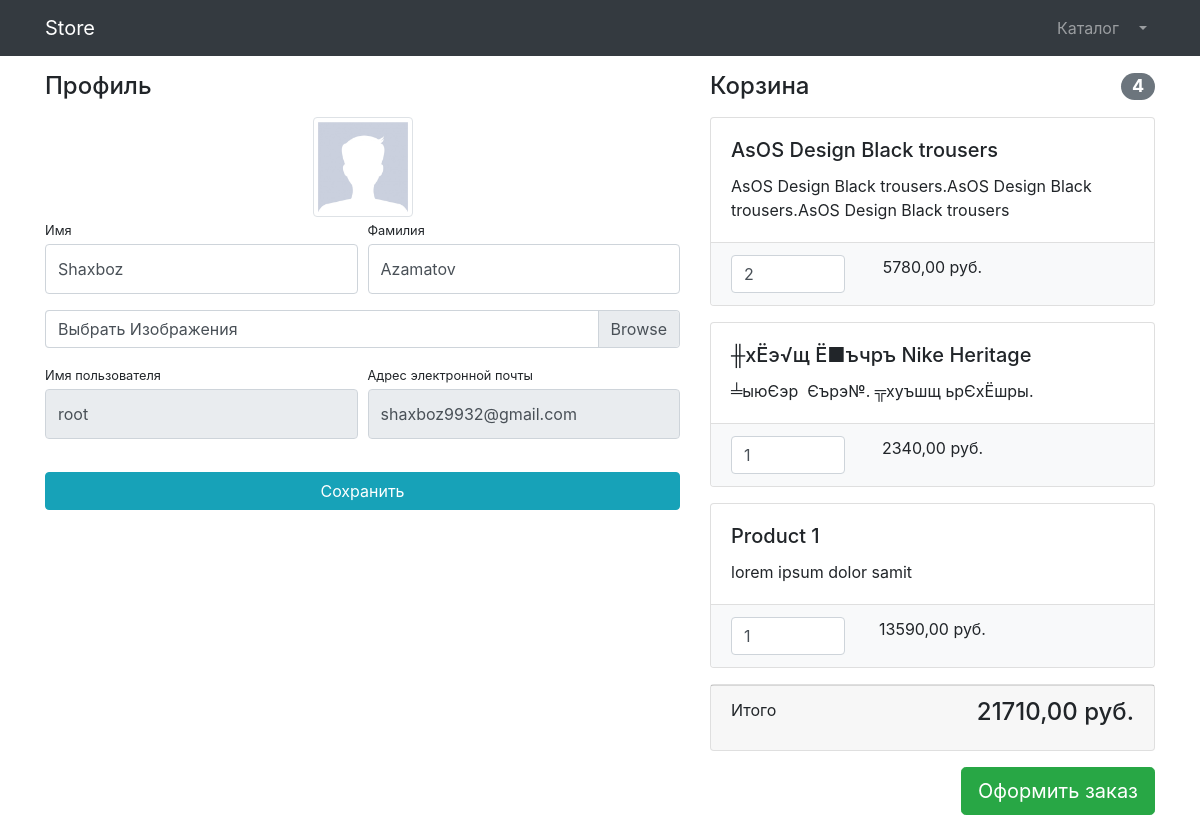
The page /users/profile/14/ (signed in) on the database its author committed.
### users/models.py (models this page shows)
class User(AbstractUser):
    image = models.ImageField(upload_to='users_image', null=True, blank=True)
    is_verification = models.BooleanField(default=False)

### products/models.py (models this page shows, shortened)
class Basket(models.Model):
    user = models.ForeignKey(to=User, on_delete=models.CASCADE)
    product = models.ForeignKey(to=Product, on_delete=models.CASCADE)
    quantity = models.PositiveSmallIntegerField(default=0)
    created_timestamp = models.DateTimeField(auto_now_add=True)
    objects = BasketQuerySet.as_manager()
    def sum(self):
        return self.product.price * self.quantity

class Product(models.Model):
    name = models.CharField(max_length=255)
    description = models.TextField()
    price = models.DecimalField(max_digits=10, decimal_places=2)
    quantity = models.PositiveIntegerField(default=0)
    image = models.ImageField(upload_to='products_image')
    category = models.ForeignKey(to=ProductCategory, on_delete=models.CASCADE)

### users/views.py (the view, shortened to what this page needs)
# urls.py: path('profile/<int:pk>/', UserProfileView.as_view(), name='profile'),
class UserProfileView(UpdateView):
    model = User
    form_class = UserProfileForm
    template_name = 'users/profile.html'
    def get_context_data(self, **kwargs):
        context = super(UserProfileView, self).get_context_data()
        context['title'] = 'Store - Profile'
        context['baskets'] = Basket.objects.filter(user=self.request.user)
        context['total_sum'] = sum(basket.sum() for basket in Basket.objects.filter(user=self.object))
        context['total_quantity'] = sum(basket.quantity for basket in Basket.objects.filter(user=self.object))
        return context

### users/forms.py
class UserProfileForm(UserChangeForm):
    first_name = forms.CharField(widget=forms.TextInput(attrs={'class': 'form-control py-4'}))
    last_name = forms.CharField(widget=forms.TextInput(attrs={'class': 'form-control py-4'}))
    image = forms.ImageField(widget=forms.FileInput(attrs={'class': 'custom-file-label'}), required=False)
    username = forms.CharField(widget=forms.TextInput(attrs={'class': 'form-control py-4', 'readonly': True}))
    email = forms.EmailField(widget=forms.EmailInput(attrs={'class': 'form-control py-4', 'readonly': True}))
    print('Name')
    class Meta:
        model = User
        fields = ('first_name', 'last_name', 'image', 'username', 'email')

### products/models.py (called while the page is built)
    def total_sum(self):
        return sum(basket.sum() for basket in self)

    def total_quantity(self):
        return sum(basket.quantity for basket in self)

### users/templates/users/profile.html (shortened to what this page needs)
{% extends 'products/base.html' %}
{% load static %}
{% block css %} <link href="{% static 'vendor/css/profile.css' %}" rel="stylesheet"> {% endblock %}
{% block content %}
    <div class="container">
    <div class="row">
        <div class="col-lg-7">
            <h4 class="mt-3 mb-3">Профиль</h4>
            <div class="col-lg-12 text-center">
                <img width="100" height="100"
                     src="{% if user.image %}{{user.image.url}}{% else %}{% static 'vendor\img\users\default_avatar.jpg' %}{% endif %}"
                     class="img-thumbnail">
            </div>
            <form action="{% url 'users:profile' user.id %}" method="post" enctype="multipart/form-data">
                <div class="form-row">
                    <div class="col-lg-6">
                        <div class="form-group">
                            <label class="small mb-1" for="{{form.first_name.id_for_label}}">Имя</label>
                            {{form.first_name}}
                        </div>
                    </div>
                    <div class="col-lg-6">
                        <div class="form-group">
                            <label class="small mb-1" for="{{form.last_name.id_for_label}}">Фамилия</label>
                            {{form.last_name}}
                        </div>
                    </div>
                </div>
                <div class="form-row mb-2">
                    <div class="col-lg-12">
                        <div class="custom-file">
                            <label class="custom-file-label" for="{{form.image.id_for_label}}">Выбрать Изображения</label>
                        </div>
                    </div>
                </div>
                <div class="form-row">
                    <div class="col-lg-6">
                        <label class="small mb-1" for="{{form.username.id_for_label}}">Имя пользователя</label>
                        {{form.username}}
                    </div>
                    <div class="col-lg-6">
                        <label class="small mb-1" for="{{form.email.id_for_label}}">Адрес электронной
                            почты</label>
                        {{form.email}}
                    </div>
                </div>
                <div class="form-row">
                    <div class="col-lg-12" style="margin-top: 33px;">
                        <input class="btn btn-info btn-block" type="submit" value="Сохранить">
                    </div>
                </div>
            </form>
        </div>
        <div class="col-lg-5">
            {% include 'products/basket.html' %}
        </div>
    </div>
</div>
{% endblock %}

### products/templates/products/basket.html (shortened to what this page needs)
{% if baskets %}
    <h4 class="mt-3 mb-3 d-flex justify-content-between align-items-center mb-3">
        Корзина <span class="badge badge-secondary badge-pill">{{ baskets.total_quantity }}</span>
    </h4>
    {% for basket in baskets %}
        <div class="card mb-3">
            <div class="card-body">
                <h5 class="card-title">{{ basket.product.name }}</h5>
                <p class="card-text">{{ basket.product.description }}</p>
            </div>
            <ul class="list-group list-group-flush">
                <li class="list-group-item bg-light">
                    <div class="row text-center">
                        <div class="col-lg-4">
                            <input name="basketID" type="number" class="form-control"
                                   value="{{ basket.quantity }}" min="0">
                        </div>
                        <div class="col-lg-4">{{basket.sum}} руб.</div>
                        <div class="col-lg-4">
                        </div>
                    </div>
                </li>
            </ul>
        </div>
    {% endfor %}
    <div class="card mb-3">
        <div class="card-footer">
            <p class="float-left">Итого</p>
            <h4 class="float-right">{{ baskets.total_sum }} руб.</h4>
        </div>
    </div>
    <a class="btn btn-success btn-lg float-right" href="#">
        Оформить заказ
    </a>
{% else %}
    <h4 class="mt-3 mb-3 text-center">
        Корзина пуста
    </h4>
{% endif %}

### rows shown on the page
User: first_name "Shaxboz", last_name "Azamatov", username "root", email "shaxboz9932@gmail.com"
Basket: total_quantity "4", product.name "AsOS Design Black trousers", product.description "AsOS Design Black trousers.AsOS Design Black trousers.AsOS Design Black trousers", basketID "2", sum "5780,00", total_sum "21710,00"
Basket: product.name "╫хЁэ√щ Ё■ъчръ Nike Heritage", product.description "╧ыюЄэр Єърэ№. ╦хуъшщ ьрЄхЁшры.", basketID "1", sum "2340,00"
Basket: product.name "Product 1", product.description "lorem ipsum dolor samit", basketID "1", sum "13590,00"
